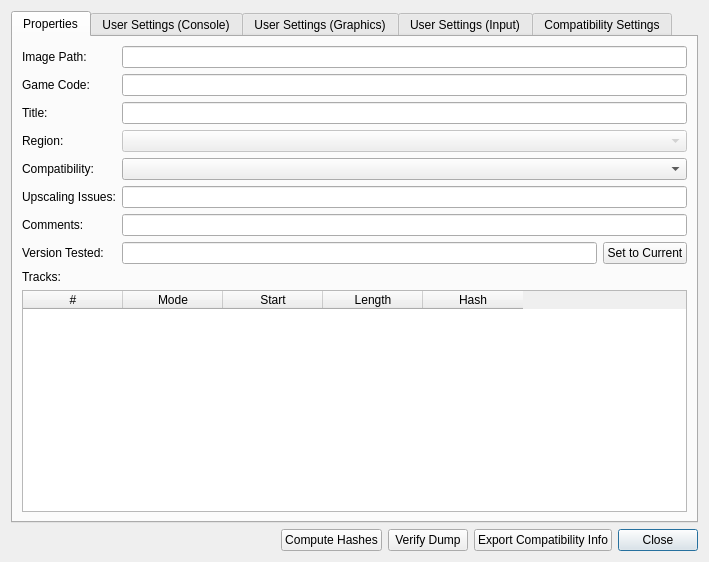
<?xml version="1.0" encoding="UTF-8"?>
<ui version="4.0">
 <class>GamePropertiesDialog</class>
 <widget class="QDialog" name="GamePropertiesDialog">
  <property name="geometry">
   <rect>
    <x>0</x>
    <y>0</y>
    <width>692</width>
    <height>562</height>
   </rect>
  </property>
  <property name="windowTitle">
   <string>Dialog</string>
  </property>
  <property name="windowIcon">
   <iconset>
    <normaloff>:/icons/duck.png</normaloff>:/icons/duck.png</iconset>
  </property>
  <layout class="QVBoxLayout" name="verticalLayout">
   <item>
    <widget class="QTabWidget" name="tabWidget">
     <property name="currentIndex">
      <number>0</number>
     </property>
     <widget class="QWidget" name="tab">
      <attribute name="title">
       <string>Properties</string>
      </attribute>
      <layout class="QFormLayout" name="formLayout_2">
       <item row="0" column="0">
        <widget class="QLabel" name="label_4">
         <property name="text">
          <string>Image Path:</string>
         </property>
        </widget>
       </item>
       <item row="0" column="1">
        <widget class="QLineEdit" name="imagePath">
         <property name="readOnly">
          <bool>true</bool>
         </property>
        </widget>
       </item>
       <item row="1" column="0">
        <widget class="QLabel" name="label">
         <property name="text">
          <string>Game Code:</string>
         </property>
        </widget>
       </item>
       <item row="1" column="1">
        <widget class="QLineEdit" name="gameCode">
         <property name="readOnly">
          <bool>true</bool>
         </property>
        </widget>
       </item>
       <item row="2" column="0">
        <widget class="QLabel" name="label_2">
         <property name="text">
          <string>Title:</string>
         </property>
        </widget>
       </item>
       <item row="2" column="1">
        <widget class="QLineEdit" name="title">
         <property name="readOnly">
          <bool>true</bool>
         </property>
        </widget>
       </item>
       <item row="3" column="0">
        <widget class="QLabel" name="label_3">
         <property name="text">
          <string>Region:</string>
         </property>
        </widget>
       </item>
       <item row="3" column="1">
        <widget class="QComboBox" name="region">
         <property name="enabled">
          <bool>false</bool>
         </property>
        </widget>
       </item>
       <item row="4" column="0">
        <widget class="QLabel" name="label_7">
         <property name="text">
          <string>Compatibility:</string>
         </property>
        </widget>
       </item>
       <item row="4" column="1">
        <widget class="QComboBox" name="compatibility"/>
       </item>
       <item row="5" column="0">
        <widget class="QLabel" name="label_6">
         <property name="text">
          <string>Upscaling Issues:</string>
         </property>
        </widget>
       </item>
       <item row="5" column="1">
        <widget class="QLineEdit" name="upscalingIssues"/>
       </item>
       <item row="6" column="0">
        <widget class="QLabel" name="label_5">
         <property name="text">
          <string>Comments:</string>
         </property>
        </widget>
       </item>
       <item row="6" column="1">
        <widget class="QLineEdit" name="comments"/>
       </item>
       <item row="7" column="0">
        <widget class="QLabel" name="label_9">
         <property name="text">
          <string>Version Tested:</string>
         </property>
        </widget>
       </item>
       <item row="7" column="1">
        <layout class="QHBoxLayout" name="horizontalLayout_3">
         <item>
          <widget class="QLineEdit" name="versionTested"/>
         </item>
         <item>
          <widget class="QPushButton" name="setToCurrent">
           <property name="text">
            <string>Set to Current</string>
           </property>
          </widget>
         </item>
        </layout>
       </item>
       <item row="8" column="0" colspan="2">
        <widget class="QLabel" name="label_8">
         <property name="text">
          <string>Tracks:</string>
         </property>
        </widget>
       </item>
       <item row="9" column="0" colspan="2">
        <widget class="QTableWidget" name="tracks">
         <property name="editTriggers">
          <set>QAbstractItemView::NoEditTriggers</set>
         </property>
         <property name="cornerButtonEnabled">
          <bool>false</bool>
         </property>
         <attribute name="verticalHeaderVisible">
          <bool>false</bool>
         </attribute>
         <column>
          <property name="text">
           <string>#</string>
          </property>
         </column>
         <column>
          <property name="text">
           <string>Mode</string>
          </property>
         </column>
         <column>
          <property name="text">
           <string>Start</string>
          </property>
         </column>
         <column>
          <property name="text">
           <string>Length</string>
          </property>
         </column>
         <column>
          <property name="text">
           <string>Hash</string>
          </property>
         </column>
        </widget>
       </item>
      </layout>
     </widget>
     <widget class="QWidget" name="tab_3">
      <attribute name="title">
       <string>User Settings (Console)</string>
      </attribute>
      <layout class="QVBoxLayout" name="verticalLayout_3">
       <item>
        <widget class="QGroupBox" name="groupBox_7">
         <property name="title">
          <string>CPU Clock Speed Control</string>
         </property>
         <layout class="QGridLayout" name="gridLayout_3">
          <item row="0" column="0">
           <layout class="QHBoxLayout" name="horizontalLayout_4">
            <item>
             <widget class="QCheckBox" name="userEnableCPUClockSpeedControl">
              <property name="text">
               <string>Enable Clock Speed Control (Overclocking/Underclocking)</string>
              </property>
              <property name="tristate">
               <bool>true</bool>
              </property>
             </widget>
            </item>
            <item>
             <spacer name="horizontalSpacer_2">
              <property name="orientation">
               <enum>Qt::Horizontal</enum>
              </property>
              <property name="sizeHint" stdset="0">
               <size>
                <width>40</width>
                <height>20</height>
               </size>
              </property>
             </spacer>
            </item>
            <item>
             <widget class="QLabel" name="userCPUClockSpeedLabel">
              <property name="text">
               <string>100% (effective 33.3mhz)</string>
              </property>
              <property name="alignment">
               <set>Qt::AlignCenter</set>
              </property>
             </widget>
            </item>
           </layout>
          </item>
          <item row="1" column="0">
           <widget class="QSlider" name="userCPUClockSpeed">
            <property name="minimum">
             <number>10</number>
            </property>
            <property name="maximum">
             <number>1000</number>
            </property>
            <property name="value">
             <number>100</number>
            </property>
            <property name="orientation">
             <enum>Qt::Horizontal</enum>
            </property>
            <property name="tickPosition">
             <enum>QSlider::TicksBothSides</enum>
            </property>
            <property name="tickInterval">
             <number>50</number>
            </property>
           </widget>
          </item>
          <item row="2" column="0">
           <widget class="QCheckBox" name="userEnable8MBRAM">
            <property name="text">
             <string>Enable 8MB RAM (Dev Console)</string>
            </property>
           </widget>
          </item>
         </layout>
        </widget>
       </item>
       <item>
        <widget class="QGroupBox" name="groupBox">
         <property name="title">
          <string>Other Settings</string>
         </property>
         <layout class="QFormLayout" name="formLayout_7">
          <item row="0" column="0">
           <widget class="QLabel" name="label_13">
            <property name="text">
             <string>CD-ROM Read Speedup:</string>
            </property>
           </widget>
          </item>
          <item row="0" column="1">
           <widget class="QComboBox" name="userCDROMReadSpeedup">
            <item>
             <property name="text">
              <string>(unchanged)</string>
             </property>
            </item>
            <item>
             <property name="text">
              <string>None (Double Speed)</string>
             </property>
            </item>
            <item>
             <property name="text">
              <string>2x (Quad Speed)</string>
             </property>
            </item>
            <item>
             <property name="text">
              <string>3x (6x Speed)</string>
             </property>
            </item>
            <item>
             <property name="text">
              <string>4x (8x Speed)</string>
             </property>
            </item>
            <item>
             <property name="text">
              <string>5x (10x Speed)</string>
             </property>
            </item>
            <item>
             <property name="text">
              <string>6x (12x Speed)</string>
             </property>
            </item>
            <item>
             <property name="text">
              <string>7x (14x Speed)</string>
             </property>
            </item>
            <item>
             <property name="text">
              <string>8x (16x Speed)</string>
             </property>
            </item>
            <item>
             <property name="text">
              <string>9x (18x Speed)</string>
             </property>
            </item>
            <item>
             <property name="text">
              <string>10x (20x Speed)</string>
             </property>
            </item>
           </widget>
          </item>
          <item row="1" column="0">
           <widget class="QLabel" name="label_35">
            <property name="text">
             <string>CD-ROM Seek Speedup:</string>
            </property>
           </widget>
          </item>
          <item row="1" column="1">
           <widget class="QComboBox" name="userCDROMSeekSpeedup">
            <property name="currentIndex">
             <number>0</number>
            </property>
            <item>
             <property name="text">
              <string>(unchanged)</string>
             </property>
            </item>
            <item>
             <property name="text">
              <string>Infinite/Instantaneous</string>
             </property>
            </item>
            <item>
             <property name="text">
              <string>None (Normal Speed)</string>
             </property>
            </item>
            <item>
             <property name="text">
              <string>2x</string>
             </property>
            </item>
            <item>
             <property name="text">
              <string>3x</string>
             </property>
            </item>
            <item>
             <property name="text">
              <string>4x</string>
             </property>
            </item>
            <item>
             <property name="text">
              <string>5x</string>
             </property>
            </item>
            <item>
             <property name="text">
              <string>6x</string>
             </property>
            </item>
            <item>
             <property name="text">
              <string>7x</string>
             </property>
            </item>
            <item>
             <property name="text">
              <string>8x</string>
             </property>
            </item>
            <item>
             <property name="text">
              <string>9x</string>
             </property>
            </item>
            <item>
             <property name="text">
              <string>10x</string>
             </property>
            </item>
           </widget>
          </item>
          <item row="2" column="0">
           <widget class="QLabel" name="label_32">
            <property name="text">
             <string>Runahead Frames:</string>
            </property>
           </widget>
          </item>
          <item row="2" column="1">
           <widget class="QComboBox" name="userRunaheadFrames">
            <item>
             <property name="text">
              <string>(unchanged)</string>
             </property>
            </item>
            <item>
             <property name="text">
              <string>Disabled</string>
             </property>
            </item>
            <item>
             <property name="text">
              <string>1 Frame</string>
             </property>
            </item>
            <item>
             <property name="text">
              <string>2 Frames</string>
             </property>
            </item>
            <item>
             <property name="text">
              <string>3 Frames</string>
             </property>
            </item>
            <item>
             <property name="text">
              <string>4 Frames</string>
             </property>
            </item>
            <item>
             <property name="text">
              <string>5 Frames</string>
             </property>
            </item>
            <item>
             <property name="text">
              <string>6 Frames</string>
             </property>
            </item>
            <item>
             <property name="text">
              <string>7 Frames</string>
             </property>
            </item>
            <item>
             <property name="text">
              <string>8 Frames</string>
             </property>
            </item>
            <item>
             <property name="text">
              <string>9 Frames</string>
             </property>
            </item>
            <item>
             <property name="text">
              <string>10 Frames</string>
             </property>
            </item>
           </widget>
          </item>
         </layout>
        </widget>
       </item>
       <item>
        <spacer name="verticalSpacer_3">
         <property name="orientation">
          <enum>Qt::Vertical</enum>
         </property>
         <property name="sizeHint" stdset="0">
          <size>
           <width>20</width>
           <height>40</height>
          </size>
         </property>
        </spacer>
       </item>
      </layout>
     </widget>
     <widget class="QWidget" name="tab_5">
      <attribute name="title">
       <string>User Settings (Graphics)</string>
      </attribute>
      <layout class="QVBoxLayout" name="verticalLayout_5">
       <item>
        <widget class="QGroupBox" name="groupBox_4">
         <property name="title">
          <string>GPU Screen Display</string>
         </property>
         <layout class="QFormLayout" name="formLayout_5">
          <item row="1" column="0">
           <widget class="QLabel" name="label_18">
            <property name="text">
             <string>Aspect Ratio:</string>
            </property>
           </widget>
          </item>
          <item row="1" column="1">
           <layout class="QHBoxLayout" name="horizontalLayout_8" stretch="1,0,0,0">
            <item>
             <widget class="QComboBox" name="userAspectRatio"/>
            </item>
            <item>
             <widget class="QSpinBox" name="userCustomAspectRatioNumerator">
              <property name="minimum">
               <number>0</number>
              </property>
              <property name="maximum">
               <number>9999</number>
              </property>
             </widget>
            </item>
            <item>
             <widget class="QLabel" name="userCustomAspectRatioSeparator">
              <property name="text">
               <string>:</string>
              </property>
             </widget>
            </item>
            <item>
             <widget class="QSpinBox" name="userCustomAspectRatioDenominator">
              <property name="minimum">
               <number>0</number>
              </property>
              <property name="maximum">
               <number>9999</number>
              </property>
             </widget>
            </item>
           </layout>
          </item>
          <item row="2" column="0">
           <widget class="QLabel" name="label_17">
            <property name="text">
             <string>Crop Mode:</string>
            </property>
           </widget>
          </item>
          <item row="2" column="1">
           <widget class="QComboBox" name="userCropMode"/>
          </item>
          <item row="3" column="0">
           <widget class="QLabel" name="label_31">
            <property name="text">
             <string>Downsampling:</string>
            </property>
           </widget>
          </item>
          <item row="3" column="1">
           <widget class="QComboBox" name="userDownsampleMode"/>
          </item>
          <item row="4" column="0" colspan="2">
           <layout class="QGridLayout" name="gridLayout_2">
            <item row="0" column="0">
             <widget class="QCheckBox" name="userLinearUpscaling">
              <property name="text">
               <string>Linear Upscaling</string>
              </property>
              <property name="tristate">
               <bool>true</bool>
              </property>
             </widget>
            </item>
            <item row="0" column="1">
             <widget class="QCheckBox" name="userIntegerUpscaling">
              <property name="text">
               <string>Integer Upscaling</string>
              </property>
              <property name="tristate">
               <bool>true</bool>
              </property>
             </widget>
            </item>
           </layout>
          </item>
          <item row="0" column="0">
           <widget class="QLabel" name="label_34">
            <property name="text">
             <string>Renderer:</string>
            </property>
           </widget>
          </item>
          <item row="0" column="1">
           <widget class="QComboBox" name="userRenderer"/>
          </item>
         </layout>
        </widget>
       </item>
       <item>
        <widget class="QGroupBox" name="groupBox_5">
         <property name="title">
          <string>GPU Enhancements</string>
         </property>
         <layout class="QFormLayout" name="formLayout_6">
          <item row="0" column="0">
           <widget class="QLabel" name="label_20">
            <property name="text">
             <string>Resolution Scale:</string>
            </property>
           </widget>
          </item>
          <item row="0" column="1">
           <widget class="QComboBox" name="userResolutionScale"/>
          </item>
          <item row="1" column="0">
           <widget class="QLabel" name="label_24">
            <property name="text">
             <string>Multisample Antialiasing:</string>
            </property>
           </widget>
          </item>
          <item row="1" column="1">
           <widget class="QComboBox" name="userMSAAMode"/>
          </item>
          <item row="2" column="0">
           <widget class="QLabel" name="label_23">
            <property name="text">
             <string>Texture Filtering:</string>
            </property>
           </widget>
          </item>
          <item row="2" column="1">
           <widget class="QComboBox" name="userTextureFiltering"/>
          </item>
          <item row="3" column="0" colspan="2">
           <layout class="QGridLayout" name="gridLayout">
            <item row="0" column="1">
             <widget class="QCheckBox" name="userScaledDithering">
              <property name="text">
               <string>Scaled Dithering (scale dither pattern to resolution)</string>
              </property>
              <property name="tristate">
               <bool>true</bool>
              </property>
             </widget>
            </item>
            <item row="2" column="0">
             <widget class="QCheckBox" name="userForce43For24Bit">
              <property name="text">
               <string>Force 4:3 For 24-Bit Display (disable widescreen for FMVs)</string>
              </property>
              <property name="tristate">
               <bool>true</bool>
              </property>
             </widget>
            </item>
            <item row="1" column="1">
             <widget class="QCheckBox" name="userForceNTSCTimings">
              <property name="text">
               <string>Force NTSC Timings (60hz-on-PAL)</string>
              </property>
              <property name="tristate">
               <bool>true</bool>
              </property>
             </widget>
            </item>
            <item row="0" column="0">
             <widget class="QCheckBox" name="userTrueColor">
              <property name="text">
               <string>True Color Rendering (24-bit, disables dithering)</string>
              </property>
              <property name="tristate">
               <bool>true</bool>
              </property>
             </widget>
            </item>
            <item row="2" column="1">
             <widget class="QCheckBox" name="userPGXP">
              <property name="text">
               <string>PGXP Geometry Correction</string>
              </property>
              <property name="tristate">
               <bool>true</bool>
              </property>
             </widget>
            </item>
            <item row="1" column="0">
             <widget class="QCheckBox" name="userWidescreenHack">
              <property name="text">
               <string>Widescreen Hack</string>
              </property>
              <property name="tristate">
               <bool>true</bool>
              </property>
             </widget>
            </item>
            <item row="3" column="0">
             <widget class="QCheckBox" name="userPGXPProjectionPrecision">
              <property name="text">
               <string>PGXP Preserve Projection Precision</string>
              </property>
              <property name="tristate">
               <bool>true</bool>
              </property>
             </widget>
            </item>
            <item row="3" column="1">
             <widget class="QCheckBox" name="userPGXPDepthBuffer">
              <property name="text">
               <string>PGXP Depth Buffer</string>
              </property>
              <property name="tristate">
               <bool>true</bool>
              </property>
             </widget>
            </item>
           </layout>
          </item>
         </layout>
        </widget>
       </item>
       <item>
        <spacer name="verticalSpacer_4">
         <property name="orientation">
          <enum>Qt::Vertical</enum>
         </property>
         <property name="sizeHint" stdset="0">
          <size>
           <width>20</width>
           <height>40</height>
          </size>
         </property>
        </spacer>
       </item>
      </layout>
     </widget>
     <widget class="QWidget" name="tab_4">
      <attribute name="title">
       <string>User Settings (Input)</string>
      </attribute>
      <layout class="QVBoxLayout" name="verticalLayout_4">
       <item>
        <widget class="QGroupBox" name="groupBox_3">
         <property name="title">
          <string>Controller Settings</string>
         </property>
         <layout class="QFormLayout" name="formLayout_4">
          <item row="1" column="0">
           <widget class="QLabel" name="label_15">
            <property name="text">
             <string>Controller 1 Type:</string>
            </property>
           </widget>
          </item>
          <item row="1" column="1">
           <widget class="QComboBox" name="userControllerType1"/>
          </item>
          <item row="2" column="0">
           <widget class="QLabel" name="label_16">
            <property name="text">
             <string>Controller 2 Type:</string>
            </property>
           </widget>
          </item>
          <item row="2" column="1">
           <widget class="QComboBox" name="userControllerType2"/>
          </item>
          <item row="3" column="0">
           <widget class="QLabel" name="label_19">
            <property name="text">
             <string>Input Profile For Bindings:</string>
            </property>
           </widget>
          </item>
          <item row="3" column="1">
           <widget class="QComboBox" name="userInputProfile"/>
          </item>
          <item row="0" column="0">
           <widget class="QLabel" name="label_33">
            <property name="text">
             <string>Multitap Mode:</string>
            </property>
           </widget>
          </item>
          <item row="0" column="1">
           <widget class="QComboBox" name="userMultitapMode"/>
          </item>
         </layout>
        </widget>
       </item>
       <item>
        <widget class="QGroupBox" name="groupBox_6">
         <property name="title">
          <string>Memory Card Settings</string>
         </property>
         <layout class="QFormLayout" name="formLayout_3">
          <item row="0" column="0">
           <widget class="QLabel" name="label_21">
            <property name="text">
             <string>Memory Card 1 Type:</string>
            </property>
           </widget>
          </item>
          <item row="0" column="1">
           <widget class="QComboBox" name="userMemoryCard1Type"/>
          </item>
          <item row="2" column="0">
           <widget class="QLabel" name="label_11">
            <property name="text">
             <string>Memory Card 1 Shared Path:</string>
            </property>
           </widget>
          </item>
          <item row="2" column="1">
           <layout class="QHBoxLayout" name="horizontalLayout_5">
            <item>
             <widget class="QLineEdit" name="userMemoryCard1SharedPath"/>
            </item>
            <item>
             <widget class="QPushButton" name="userMemoryCard1SharedPathBrowse">
              <property name="text">
               <string>Browse...</string>
              </property>
             </widget>
            </item>
           </layout>
          </item>
          <item row="4" column="0">
           <widget class="QLabel" name="label_22">
            <property name="text">
             <string>Memory Card 2 Type:</string>
            </property>
           </widget>
          </item>
          <item row="4" column="1">
           <widget class="QComboBox" name="userMemoryCard2Type"/>
          </item>
          <item row="6" column="0">
           <widget class="QLabel" name="label_12">
            <property name="text">
             <string>Memory Card 2 Shared Path:</string>
            </property>
           </widget>
          </item>
          <item row="6" column="1">
           <layout class="QHBoxLayout" name="horizontalLayout_6">
            <item>
             <widget class="QLineEdit" name="userMemoryCard2SharedPath"/>
            </item>
            <item>
             <widget class="QPushButton" name="userMemoryCard2SharedPathBrowse">
              <property name="text">
               <string>Browse...</string>
              </property>
             </widget>
            </item>
           </layout>
          </item>
         </layout>
        </widget>
       </item>
       <item>
        <spacer name="verticalSpacer_2">
         <property name="orientation">
          <enum>Qt::Vertical</enum>
         </property>
         <property name="sizeHint" stdset="0">
          <size>
           <width>20</width>
           <height>40</height>
          </size>
         </property>
        </spacer>
       </item>
      </layout>
     </widget>
     <widget class="QWidget" name="tab_2">
      <attribute name="title">
       <string>Compatibility Settings</string>
      </attribute>
      <layout class="QVBoxLayout" name="verticalLayout_2">
       <item>
        <widget class="QGroupBox" name="compatibilityTraits">
         <property name="title">
          <string>Traits</string>
         </property>
        </widget>
       </item>
       <item>
        <widget class="QGroupBox" name="compatibilityOverrides">
         <property name="title">
          <string>Overrides</string>
         </property>
         <layout class="QFormLayout" name="formLayout">
          <item row="0" column="0">
           <widget class="QLabel" name="label_10">
            <property name="text">
             <string>Display Active Offset:</string>
            </property>
           </widget>
          </item>
          <item row="0" column="1">
           <layout class="QHBoxLayout" name="horizontalLayout">
            <item>
             <widget class="QSpinBox" name="displayActiveStartOffset">
              <property name="minimum">
               <number>-5000</number>
              </property>
              <property name="maximum">
               <number>5000</number>
              </property>
              <property name="value">
               <number>0</number>
              </property>
             </widget>
            </item>
            <item>
             <widget class="QSpinBox" name="displayActiveEndOffset">
              <property name="minimum">
               <number>-5000</number>
              </property>
              <property name="maximum">
               <number>5000</number>
              </property>
              <property name="value">
               <number>0</number>
              </property>
             </widget>
            </item>
           </layout>
          </item>
          <item row="1" column="0">
           <widget class="QLabel" name="label_29">
            <property name="text">
             <string>Display Line Offset:</string>
            </property>
           </widget>
          </item>
          <item row="1" column="1">
           <layout class="QHBoxLayout" name="horizontalLayout_7">
            <item>
             <widget class="QSpinBox" name="displayLineStartOffset">
              <property name="minimum">
               <number>-128</number>
              </property>
              <property name="maximum">
               <number>127</number>
              </property>
              <property name="value">
               <number>0</number>
              </property>
             </widget>
            </item>
            <item>
             <widget class="QSpinBox" name="displayLineEndOffset">
              <property name="minimum">
               <number>-128</number>
              </property>
              <property name="maximum">
               <number>127</number>
              </property>
              <property name="value">
               <number>0</number>
              </property>
             </widget>
            </item>
           </layout>
          </item>
          <item row="2" column="0">
           <widget class="QLabel" name="label_14">
            <property name="text">
             <string>DMA Max Slice Ticks:</string>
            </property>
           </widget>
          </item>
          <item row="2" column="1">
           <widget class="QSpinBox" name="dmaMaxSliceTicks">
            <property name="maximum">
             <number>10000</number>
            </property>
            <property name="singleStep">
             <number>100</number>
            </property>
           </widget>
          </item>
          <item row="3" column="0">
           <widget class="QLabel" name="label_25">
            <property name="text">
             <string>DMA Halt Ticks:</string>
            </property>
           </widget>
          </item>
          <item row="3" column="1">
           <widget class="QSpinBox" name="dmaHaltTicks">
            <property name="maximum">
             <number>1000</number>
            </property>
            <property name="singleStep">
             <number>10</number>
            </property>
           </widget>
          </item>
          <item row="4" column="0">
           <widget class="QLabel" name="label_26">
            <property name="text">
             <string>GPU FIFO Size:</string>
            </property>
           </widget>
          </item>
          <item row="4" column="1">
           <widget class="QSpinBox" name="gpuFIFOSize">
            <property name="maximum">
             <number>128</number>
            </property>
           </widget>
          </item>
          <item row="5" column="0">
           <widget class="QLabel" name="label_27">
            <property name="text">
             <string>GPU Max Run Ahead:</string>
            </property>
           </widget>
          </item>
          <item row="5" column="1">
           <widget class="QSpinBox" name="gpuMaxRunAhead">
            <property name="maximum">
             <number>1000</number>
            </property>
            <property name="singleStep">
             <number>16</number>
            </property>
           </widget>
          </item>
          <item row="6" column="0">
           <widget class="QLabel" name="label_28">
            <property name="text">
             <string>PGXP Geometry Tolerance:</string>
            </property>
           </widget>
          </item>
          <item row="6" column="1">
           <widget class="QDoubleSpinBox" name="gpuPGXPTolerance">
            <property name="minimum">
             <double>-1.000000000000000</double>
            </property>
            <property name="maximum">
             <double>10.000000000000000</double>
            </property>
            <property name="singleStep">
             <double>0.000000000000000</double>
            </property>
            <property name="value">
             <double>-1.000000000000000</double>
            </property>
           </widget>
          </item>
          <item row="7" column="0">
           <widget class="QLabel" name="label_30">
            <property name="text">
             <string>PGXP Depth Threshold:</string>
            </property>
           </widget>
          </item>
          <item row="7" column="1">
           <widget class="QDoubleSpinBox" name="gpuPGXPDepthThreshold">
            <property name="maximum">
             <double>4096.000000000000000</double>
            </property>
           </widget>
          </item>
         </layout>
        </widget>
       </item>
       <item>
        <spacer name="verticalSpacer">
         <property name="orientation">
          <enum>Qt::Vertical</enum>
         </property>
         <property name="sizeHint" stdset="0">
          <size>
           <width>20</width>
           <height>40</height>
          </size>
         </property>
        </spacer>
       </item>
      </layout>
     </widget>
    </widget>
   </item>
   <item>
    <layout class="QHBoxLayout" name="horizontalLayout_2">
     <item>
      <spacer name="horizontalSpacer">
       <property name="orientation">
        <enum>Qt::Horizontal</enum>
       </property>
       <property name="sizeHint" stdset="0">
        <size>
         <width>40</width>
         <height>20</height>
        </size>
       </property>
      </spacer>
     </item>
     <item>
      <widget class="QPushButton" name="computeHashes">
       <property name="text">
        <string>Compute Hashes</string>
       </property>
      </widget>
     </item>
     <item>
      <widget class="QPushButton" name="verifyDump">
       <property name="text">
        <string>Verify Dump</string>
       </property>
      </widget>
     </item>
     <item>
      <widget class="QPushButton" name="exportCompatibilityInfo">
       <property name="text">
        <string>Export Compatibility Info</string>
       </property>
      </widget>
     </item>
     <item>
      <widget class="QPushButton" name="close">
       <property name="text">
        <string>Close</string>
       </property>
       <property name="default">
        <bool>true</bool>
       </property>
      </widget>
     </item>
    </layout>
   </item>
  </layout>
 </widget>
 <resources/>
 <connections/>
</ui>
